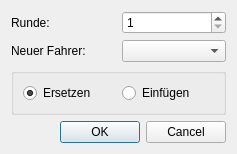
<?xml version="1.0" encoding="UTF-8"?>
<ui version="4.0">
 <class>OrderChange</class>
 <widget class="QDialog" name="OrderChange">
  <property name="geometry">
   <rect>
    <x>0</x>
    <y>0</y>
    <width>237</width>
    <height>146</height>
   </rect>
  </property>
  <property name="sizePolicy">
   <sizepolicy hsizetype="Fixed" vsizetype="Fixed">
    <horstretch>0</horstretch>
    <verstretch>0</verstretch>
   </sizepolicy>
  </property>
  <property name="maximumSize">
   <size>
    <width>237</width>
    <height>146</height>
   </size>
  </property>
  <property name="windowTitle">
   <string>Reihenfolge bearbeiten</string>
  </property>
  <layout class="QGridLayout" name="gridLayout_3">
   <item row="0" column="0">
    <layout class="QGridLayout" name="gridLayout_2">
     <item row="0" column="0">
      <widget class="QLabel" name="label_2">
       <property name="text">
        <string>Runde:</string>
       </property>
      </widget>
     </item>
     <item row="0" column="1">
      <widget class="QSpinBox" name="new_lap_spinbox">
       <property name="minimum">
        <number>1</number>
       </property>
      </widget>
     </item>
     <item row="1" column="0">
      <widget class="QLabel" name="label">
       <property name="text">
        <string>Neuer Fahrer:</string>
       </property>
      </widget>
     </item>
     <item row="1" column="1">
      <widget class="QComboBox" name="new_driver_combobox"/>
     </item>
     <item row="2" column="0" colspan="2">
      <widget class="QGroupBox" name="groupBox">
       <property name="title">
        <string/>
       </property>
       <layout class="QGridLayout" name="gridLayout">
        <item row="0" column="0">
         <widget class="QRadioButton" name="replace_radiobutton">
          <property name="text">
           <string>Ersetzen</string>
          </property>
          <property name="checked">
           <bool>true</bool>
          </property>
         </widget>
        </item>
        <item row="0" column="1">
         <widget class="QRadioButton" name="insert_radiobutton">
          <property name="text">
           <string>Einfügen</string>
          </property>
         </widget>
        </item>
       </layout>
      </widget>
     </item>
    </layout>
   </item>
   <item row="1" column="0">
    <widget class="QDialogButtonBox" name="buttonBox">
     <property name="maximumSize">
      <size>
       <width>219</width>
       <height>23</height>
      </size>
     </property>
     <property name="orientation">
      <enum>Qt::Horizontal</enum>
     </property>
     <property name="standardButtons">
      <set>QDialogButtonBox::Cancel|QDialogButtonBox::Ok</set>
     </property>
    </widget>
   </item>
  </layout>
 </widget>
 <resources/>
 <connections>
  <connection>
   <sender>buttonBox</sender>
   <signal>accepted()</signal>
   <receiver>OrderChange</receiver>
   <slot>accept()</slot>
   <hints>
    <hint type="sourcelabel">
     <x>248</x>
     <y>254</y>
    </hint>
    <hint type="destinationlabel">
     <x>157</x>
     <y>274</y>
    </hint>
   </hints>
  </connection>
  <connection>
   <sender>buttonBox</sender>
   <signal>rejected()</signal>
   <receiver>OrderChange</receiver>
   <slot>reject()</slot>
   <hints>
    <hint type="sourcelabel">
     <x>316</x>
     <y>260</y>
    </hint>
    <hint type="destinationlabel">
     <x>286</x>
     <y>274</y>
    </hint>
   </hints>
  </connection>
 </connections>
</ui>
